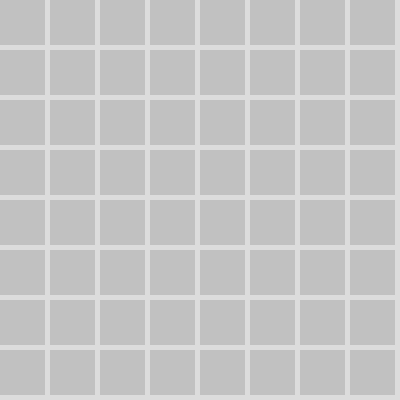
Frame 1 (no input)
Frame 2 (the mouse pressed at the canvas centre, redrawn once): identical to frame 1, image omitted

The p5.js sketch that drew this single still picture (run headless with seeded random() and noise() and a simulated clock; the mouse was pressed at the canvas centre and the sketch redrawn once):

// p5.js sketch
// ── sketch.js
function setup() {
  createCanvas(400, 400);
  noLoop()
}

function draw() {
  background(220);
  
  fill(150,100)
  
  noStroke()
  for(x=0;x<400;x+=50){
    for(y=0;y<400;y+=50){
      rect(x,y,45,45)
    }
  }

  
}
